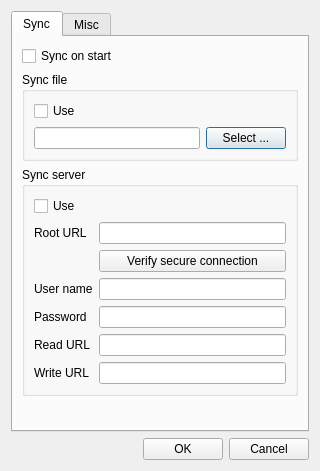
<?xml version="1.0" encoding="UTF-8"?>
<ui version="4.0">
 <class>OptionsDialog</class>
 <widget class="QDialog" name="OptionsDialog">
  <property name="geometry">
   <rect>
    <x>0</x>
    <y>0</y>
    <width>301</width>
    <height>471</height>
   </rect>
  </property>
  <property name="windowTitle">
   <string>Options</string>
  </property>
  <layout class="QVBoxLayout" name="verticalLayout_5">
   <item>
    <widget class="QTabWidget" name="tabWidget">
     <property name="currentIndex">
      <number>0</number>
     </property>
     <widget class="QWidget" name="tab">
      <attribute name="title">
       <string>Sync</string>
      </attribute>
      <layout class="QVBoxLayout" name="verticalLayout_3">
       <item>
        <widget class="QCheckBox" name="syncOnStartCheckBox">
         <property name="text">
          <string>Sync on start</string>
         </property>
         <property name="checked">
          <bool>false</bool>
         </property>
        </widget>
       </item>
       <item>
        <widget class="QGroupBox" name="groupBox_2">
         <property name="title">
          <string>Sync file</string>
         </property>
         <layout class="QVBoxLayout" name="verticalLayout">
          <item>
           <widget class="QCheckBox" name="useSyncFileCheckBox">
            <property name="text">
             <string>Use</string>
            </property>
            <property name="checked">
             <bool>false</bool>
            </property>
           </widget>
          </item>
          <item>
           <layout class="QHBoxLayout" name="horizontalLayout_2">
            <item>
             <widget class="QLineEdit" name="syncFileLineEdit"/>
            </item>
            <item>
             <widget class="QPushButton" name="chooseSyncFilePushButton">
              <property name="text">
               <string>Select ...</string>
              </property>
             </widget>
            </item>
           </layout>
          </item>
         </layout>
        </widget>
       </item>
       <item>
        <widget class="QGroupBox" name="groupBox">
         <property name="title">
          <string>Sync server</string>
         </property>
         <layout class="QVBoxLayout" name="verticalLayout_2">
          <item>
           <widget class="QCheckBox" name="useSyncServerCheckBox">
            <property name="text">
             <string>Use</string>
            </property>
            <property name="checked">
             <bool>false</bool>
            </property>
           </widget>
          </item>
          <item>
           <layout class="QFormLayout" name="formLayout">
            <property name="fieldGrowthPolicy">
             <enum>QFormLayout::AllNonFixedFieldsGrow</enum>
            </property>
            <item row="0" column="0">
             <widget class="QLabel" name="label_2">
              <property name="text">
               <string>Root URL</string>
              </property>
             </widget>
            </item>
            <item row="0" column="1">
             <widget class="QLineEdit" name="serverRootURLLineEdit"/>
            </item>
            <item row="2" column="0">
             <widget class="QLabel" name="label">
              <property name="text">
               <string>User name</string>
              </property>
             </widget>
            </item>
            <item row="2" column="1">
             <widget class="QLineEdit" name="usernameLineEdit">
              <property name="text">
               <string/>
              </property>
             </widget>
            </item>
            <item row="3" column="0">
             <widget class="QLabel" name="label_3">
              <property name="text">
               <string>Password</string>
              </property>
             </widget>
            </item>
            <item row="3" column="1">
             <widget class="QLineEdit" name="passwordLineEdit">
              <property name="text">
               <string/>
              </property>
              <property name="echoMode">
               <enum>QLineEdit::Password</enum>
              </property>
             </widget>
            </item>
            <item row="4" column="0">
             <widget class="QLabel" name="label_4">
              <property name="text">
               <string>Read URL</string>
              </property>
             </widget>
            </item>
            <item row="4" column="1">
             <widget class="QLineEdit" name="readUrlLineEdit">
              <property name="enabled">
               <bool>true</bool>
              </property>
             </widget>
            </item>
            <item row="5" column="0">
             <widget class="QLabel" name="label_5">
              <property name="text">
               <string>Write URL</string>
              </property>
             </widget>
            </item>
            <item row="5" column="1">
             <widget class="QLineEdit" name="writeUrlLineEdit">
              <property name="enabled">
               <bool>true</bool>
              </property>
             </widget>
            </item>
            <item row="1" column="1">
             <widget class="QPushButton" name="verifySecureConnectionPushButton">
              <property name="text">
               <string>Verify secure connection</string>
              </property>
             </widget>
            </item>
           </layout>
          </item>
         </layout>
        </widget>
       </item>
       <item>
        <spacer name="verticalSpacer">
         <property name="orientation">
          <enum>Qt::Vertical</enum>
         </property>
         <property name="sizeHint" stdset="0">
          <size>
           <width>20</width>
           <height>0</height>
          </size>
         </property>
        </spacer>
       </item>
      </layout>
     </widget>
     <widget class="QWidget" name="tab_2">
      <attribute name="title">
       <string>Misc</string>
      </attribute>
      <layout class="QVBoxLayout" name="verticalLayout_4">
       <item>
        <layout class="QFormLayout" name="formLayout_2">
         <item row="0" column="0">
          <widget class="QLabel" name="label_7">
           <property name="text">
            <string>Invalidate master password after</string>
           </property>
          </widget>
         </item>
         <item row="0" column="1">
          <widget class="QSpinBox" name="masterPasswordInvalidationTimeMinsSpinBox">
           <property name="suffix">
            <string> mins</string>
           </property>
           <property name="minimum">
            <number>0</number>
           </property>
           <property name="maximum">
            <number>5259600</number>
           </property>
           <property name="value">
            <number>5</number>
           </property>
          </widget>
         </item>
         <item row="1" column="1">
          <widget class="QSpinBox" name="saltLengthSpinBox">
           <property name="buttonSymbols">
            <enum>QAbstractSpinBox::PlusMinus</enum>
           </property>
           <property name="maximum">
            <number>99999</number>
           </property>
           <property name="singleStep">
            <number>3</number>
           </property>
           <property name="value">
            <number>16</number>
           </property>
          </widget>
         </item>
         <item row="1" column="0">
          <widget class="QLabel" name="label_8">
           <property name="text">
            <string>Salt length (bytes)</string>
           </property>
          </widget>
         </item>
        </layout>
       </item>
       <item>
        <spacer name="verticalSpacer_2">
         <property name="orientation">
          <enum>Qt::Vertical</enum>
         </property>
         <property name="sizeHint" stdset="0">
          <size>
           <width>20</width>
           <height>276</height>
          </size>
         </property>
        </spacer>
       </item>
      </layout>
     </widget>
    </widget>
   </item>
   <item>
    <layout class="QHBoxLayout" name="horizontalLayout">
     <item>
      <spacer name="horizontalSpacer">
       <property name="orientation">
        <enum>Qt::Horizontal</enum>
       </property>
       <property name="sizeHint" stdset="0">
        <size>
         <width>40</width>
         <height>20</height>
        </size>
       </property>
      </spacer>
     </item>
     <item>
      <widget class="QPushButton" name="okPushButton">
       <property name="text">
        <string>OK</string>
       </property>
      </widget>
     </item>
     <item>
      <widget class="QPushButton" name="cancelPushButton">
       <property name="text">
        <string>Cancel</string>
       </property>
      </widget>
     </item>
    </layout>
   </item>
  </layout>
 </widget>
 <tabstops>
  <tabstop>syncOnStartCheckBox</tabstop>
  <tabstop>useSyncFileCheckBox</tabstop>
  <tabstop>chooseSyncFilePushButton</tabstop>
  <tabstop>useSyncServerCheckBox</tabstop>
  <tabstop>serverRootURLLineEdit</tabstop>
  <tabstop>usernameLineEdit</tabstop>
  <tabstop>passwordLineEdit</tabstop>
  <tabstop>readUrlLineEdit</tabstop>
  <tabstop>writeUrlLineEdit</tabstop>
  <tabstop>okPushButton</tabstop>
  <tabstop>tabWidget</tabstop>
  <tabstop>syncFileLineEdit</tabstop>
  <tabstop>cancelPushButton</tabstop>
  <tabstop>masterPasswordInvalidationTimeMinsSpinBox</tabstop>
  <tabstop>saltLengthSpinBox</tabstop>
 </tabstops>
 <resources/>
 <connections/>
</ui>
